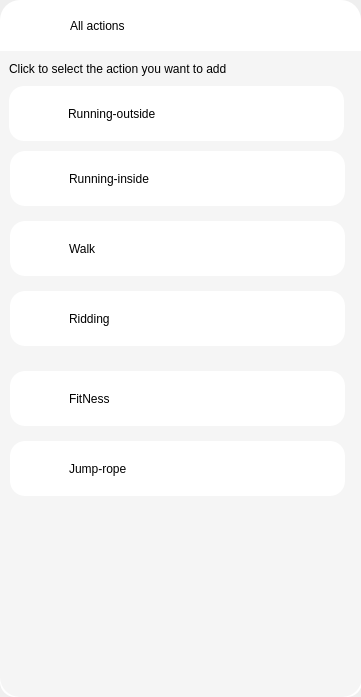
<?xml version="1.0" encoding="UTF-8"?>
<ui version="4.0">
 <class>Dialog_add_action</class>
 <widget class="QDialog" name="Dialog_add_action">
  <property name="geometry">
   <rect>
    <x>0</x>
    <y>0</y>
    <width>361</width>
    <height>697</height>
   </rect>
  </property>
  <property name="minimumSize">
   <size>
    <width>300</width>
    <height>666</height>
   </size>
  </property>
  <property name="windowTitle">
   <string>Dialog</string>
  </property>
  <layout class="QHBoxLayout" name="horizontalLayout">
   <property name="spacing">
    <number>0</number>
   </property>
   <property name="leftMargin">
    <number>0</number>
   </property>
   <property name="topMargin">
    <number>0</number>
   </property>
   <property name="rightMargin">
    <number>0</number>
   </property>
   <property name="bottomMargin">
    <number>0</number>
   </property>
   <item>
    <widget class="QFrame" name="frame">
     <property name="styleSheet">
      <string notr="true">#frame{
	background-color:white;
	border-top-right-radius:20px;
	border-top-left-radius:20px;
	border-bottom-right-radius:20px;
	border-bottom-left-radius:20px;
}


#button_back {
    font: 9pt &quot;微软雅黑&quot;;
    border-radius: 6px; /* 轻微圆角 */
    background-color: white; /* 纯白背景 */
    color: black; /* 黑色文字 */
    min-width: 60px;
    min-height: 45px;

}

#button_back:hover {
    background-color: #f0f0f0; /* 浅灰色悬浮效果 */
    margin-top: 2px; /* 轻微下移，增加按压感 */
}

#button_back:pressed {
    background-color: #e0e0e0; /* 按下时变深灰 */
    margin-top: 1px; /* 按下时轻微上移 */
}

QPushButton:disabled {
    background-color: #f8f8f8;
    color: gray;
    border-color: #ddd;
}


#label {
	font: 700 12pt &quot;微软雅黑&quot;;
}




</string>
     </property>
     <property name="frameShape">
      <enum>QFrame::Shape::StyledPanel</enum>
     </property>
     <property name="frameShadow">
      <enum>QFrame::Shadow::Raised</enum>
     </property>
     <property name="lineWidth">
      <number>0</number>
     </property>
     <layout class="QVBoxLayout" name="verticalLayout" stretch="1,12">
      <property name="spacing">
       <number>0</number>
      </property>
      <property name="leftMargin">
       <number>0</number>
      </property>
      <property name="topMargin">
       <number>0</number>
      </property>
      <property name="rightMargin">
       <number>0</number>
      </property>
      <property name="bottomMargin">
       <number>0</number>
      </property>
      <item>
       <layout class="QHBoxLayout" name="horizontalLayout_2" stretch="1,1,7">
        <property name="leftMargin">
         <number>10</number>
        </property>
        <property name="rightMargin">
         <number>0</number>
        </property>
        <item>
         <widget class="QPushButton" name="button_back">
          <property name="sizePolicy">
           <sizepolicy hsizetype="Fixed" vsizetype="Fixed">
            <horstretch>0</horstretch>
            <verstretch>0</verstretch>
           </sizepolicy>
          </property>
          <property name="minimumSize">
           <size>
            <width>60</width>
            <height>45</height>
           </size>
          </property>
          <property name="styleSheet">
           <string notr="true"/>
          </property>
          <property name="text">
           <string/>
          </property>
          <property name="icon">
           <iconset resource="../res.qrc">
            <normaloff>:/icons/icon/delete-1--remove-add-button-buttons-delete-cross-x.png</normaloff>:/icons/icon/delete-1--remove-add-button-buttons-delete-cross-x.png</iconset>
          </property>
          <property name="iconSize">
           <size>
            <width>16</width>
            <height>16</height>
           </size>
          </property>
         </widget>
        </item>
        <item>
         <widget class="QLabel" name="label">
          <property name="text">
           <string>All actions</string>
          </property>
         </widget>
        </item>
        <item>
         <spacer name="horizontalSpacer">
          <property name="orientation">
           <enum>Qt::Orientation::Horizontal</enum>
          </property>
          <property name="sizeHint" stdset="0">
           <size>
            <width>40</width>
            <height>20</height>
           </size>
          </property>
         </spacer>
        </item>
       </layout>
      </item>
      <item>
       <widget class="QFrame" name="frame_2">
        <property name="styleSheet">
         <string notr="true">#frame_2{
background-color:white;
	border-bottom-right-radius:20px;
	border-bottom-left-radius:20px;
}

QPushButton {
    font: 550 10pt &quot;微软雅黑&quot;; 
    border-radius: 6px; /* 轻微圆角 */
	background-color: none;
    color: black; /* 黑色文字 */
	border:none;
	text-align: left;
}


QScrollArea {
	border:none;
	background-color: none;
	border-top-right-radius:15px;
	border-top-left-radius:15px;
	border-bottom-right-radius:15px;
	border-bottom-left-radius:15px;
}

QScrollBar:vertical {
    background: none;
    width: 4px;
    margin: 0px;
    border: none;
}

QScrollBar::handle:vertical {
    background: rgba(100, 100, 100, 0.5);
    min-height: 20px;
    border-radius: 2px;
}

QScrollBar::handle:vertical:hover {
    background: rgba(100, 100, 100, 0.8);
}

QScrollBar::add-line:vertical,
QScrollBar::sub-line:vertical,
QScrollBar::add-page:vertical,
QScrollBar::sub-page:vertical {
    background: none;
    border: none;
}

QScrollBar:horizontal {
    background: transparent;
    height: 4px;
    margin: 0px;
    border: none;
}

QScrollBar::handle:horizontal {
    background: rgba(100, 100, 100, 0.5);
    min-width: 20px;
    border-radius: 2px;
}

QScrollBar::handle:horizontal:hover {
    background: rgba(100, 100, 100, 0.8);
}

QScrollBar::add-line:horizontal,
QScrollBar::sub-line:horizontal,
QScrollBar::add-page:horizontal,
QScrollBar::sub-page:horizontal {
    background: none;
    border: none;
}
</string>
        </property>
        <property name="frameShape">
         <enum>QFrame::Shape::StyledPanel</enum>
        </property>
        <property name="frameShadow">
         <enum>QFrame::Shadow::Raised</enum>
        </property>
        <property name="lineWidth">
         <number>0</number>
        </property>
        <layout class="QHBoxLayout" name="horizontalLayout_3">
         <property name="spacing">
          <number>0</number>
         </property>
         <property name="sizeConstraint">
          <enum>QLayout::SizeConstraint::SetDefaultConstraint</enum>
         </property>
         <property name="leftMargin">
          <number>0</number>
         </property>
         <property name="topMargin">
          <number>0</number>
         </property>
         <property name="rightMargin">
          <number>0</number>
         </property>
         <property name="bottomMargin">
          <number>0</number>
         </property>
         <item>
          <widget class="QScrollArea" name="scrollArea">
           <property name="sizePolicy">
            <sizepolicy hsizetype="Expanding" vsizetype="Ignored">
             <horstretch>0</horstretch>
             <verstretch>0</verstretch>
            </sizepolicy>
           </property>
           <property name="minimumSize">
            <size>
             <width>362</width>
             <height>646</height>
            </size>
           </property>
           <property name="styleSheet">
            <string notr="true">

QWidget{
		background-color: #f5f5f5;
	border-bottom-right-radius:20px;
	border-bottom-left-radius:20px;
}

QFrame{
	background-color:white;
	border-top-right-radius:15px;
	border-top-left-radius:15px;
	border-bottom-right-radius:15px;
	border-bottom-left-radius:15px;
}

QPushButton{
	background-color:white;
}</string>
           </property>
           <property name="lineWidth">
            <number>0</number>
           </property>
           <property name="horizontalScrollBarPolicy">
            <enum>Qt::ScrollBarPolicy::ScrollBarAlwaysOff</enum>
           </property>
           <property name="widgetResizable">
            <bool>true</bool>
           </property>
           <widget class="QWidget" name="scrollAreaWidgetContents">
            <property name="geometry">
             <rect>
              <x>0</x>
              <y>0</y>
              <width>362</width>
              <height>646</height>
             </rect>
            </property>
            <widget class="QLabel" name="label_2">
             <property name="geometry">
              <rect>
               <x>9</x>
               <y>10</y>
               <width>217</width>
               <height>16</height>
              </rect>
             </property>
             <property name="styleSheet">
              <string notr="true">QLabel {
    font: 8pt &quot;微软雅黑&quot;;
    border-radius: 9px; /* 圆角 */
    background-color: none; /* 背景颜色 */
    color: black; /* 文字颜色 */
}
</string>
             </property>
             <property name="text">
              <string>Click to select the action you want to add</string>
             </property>
            </widget>
            <widget class="QFrame" name="frame_running_outside">
             <property name="geometry">
              <rect>
               <x>9</x>
               <y>35</y>
               <width>335</width>
               <height>55</height>
              </rect>
             </property>
             <property name="sizePolicy">
              <sizepolicy hsizetype="Preferred" vsizetype="Minimum">
               <horstretch>0</horstretch>
               <verstretch>0</verstretch>
              </sizepolicy>
             </property>
             <property name="minimumSize">
              <size>
               <width>335</width>
               <height>55</height>
              </size>
             </property>
             <property name="frameShape">
              <enum>QFrame::Shape::StyledPanel</enum>
             </property>
             <property name="frameShadow">
              <enum>QFrame::Shadow::Raised</enum>
             </property>
             <layout class="QHBoxLayout" name="horizontalLayout_4" stretch="2,10,2">
              <property name="topMargin">
               <number>0</number>
              </property>
              <property name="bottomMargin">
               <number>0</number>
              </property>
              <item>
               <widget class="QLabel" name="label_running_outside_move">
                <property name="minimumSize">
                 <size>
                  <width>0</width>
                  <height>0</height>
                 </size>
                </property>
                <property name="text">
                 <string/>
                </property>
               </widget>
              </item>
              <item>
               <widget class="QPushButton" name="button_running_outside">
                <property name="sizePolicy">
                 <sizepolicy hsizetype="Minimum" vsizetype="Minimum">
                  <horstretch>0</horstretch>
                  <verstretch>0</verstretch>
                 </sizepolicy>
                </property>
                <property name="minimumSize">
                 <size>
                  <width>0</width>
                  <height>0</height>
                 </size>
                </property>
                <property name="layoutDirection">
                 <enum>Qt::LayoutDirection::LeftToRight</enum>
                </property>
                <property name="styleSheet">
                 <string notr="true"/>
                </property>
                <property name="text">
                 <string>Running-outside</string>
                </property>
                <property name="icon">
                 <iconset resource="../res.qrc">
                  <normaloff>:/icons/icon/benpao.png</normaloff>:/icons/icon/benpao.png</iconset>
                </property>
                <property name="iconSize">
                 <size>
                  <width>36</width>
                  <height>36</height>
                 </size>
                </property>
               </widget>
              </item>
              <item>
               <widget class="QLabel" name="label_running_outside_go">
                <property name="text">
                 <string/>
                </property>
               </widget>
              </item>
             </layout>
            </widget>
            <widget class="QFrame" name="frame_running_inside">
             <property name="geometry">
              <rect>
               <x>10</x>
               <y>100</y>
               <width>335</width>
               <height>55</height>
              </rect>
             </property>
             <property name="sizePolicy">
              <sizepolicy hsizetype="Preferred" vsizetype="Minimum">
               <horstretch>0</horstretch>
               <verstretch>0</verstretch>
              </sizepolicy>
             </property>
             <property name="minimumSize">
              <size>
               <width>335</width>
               <height>55</height>
              </size>
             </property>
             <property name="frameShape">
              <enum>QFrame::Shape::StyledPanel</enum>
             </property>
             <property name="frameShadow">
              <enum>QFrame::Shadow::Raised</enum>
             </property>
             <layout class="QHBoxLayout" name="horizontalLayout_5" stretch="2,10,2">
              <property name="topMargin">
               <number>0</number>
              </property>
              <property name="bottomMargin">
               <number>0</number>
              </property>
              <item>
               <widget class="QLabel" name="label_running_inside_move">
                <property name="minimumSize">
                 <size>
                  <width>0</width>
                  <height>0</height>
                 </size>
                </property>
                <property name="text">
                 <string/>
                </property>
               </widget>
              </item>
              <item>
               <widget class="QPushButton" name="button_running_inside">
                <property name="sizePolicy">
                 <sizepolicy hsizetype="Minimum" vsizetype="Minimum">
                  <horstretch>0</horstretch>
                  <verstretch>0</verstretch>
                 </sizepolicy>
                </property>
                <property name="minimumSize">
                 <size>
                  <width>0</width>
                  <height>0</height>
                 </size>
                </property>
                <property name="layoutDirection">
                 <enum>Qt::LayoutDirection::LeftToRight</enum>
                </property>
                <property name="styleSheet">
                 <string notr="true"/>
                </property>
                <property name="text">
                 <string>Running-inside</string>
                </property>
                <property name="icon">
                 <iconset resource="../res.qrc">
                  <normaloff>:/icons/icon/shineipaobu.png</normaloff>:/icons/icon/shineipaobu.png</iconset>
                </property>
                <property name="iconSize">
                 <size>
                  <width>36</width>
                  <height>36</height>
                 </size>
                </property>
               </widget>
              </item>
              <item>
               <widget class="QLabel" name="label_running_inside_go">
                <property name="text">
                 <string/>
                </property>
               </widget>
              </item>
             </layout>
            </widget>
            <widget class="QFrame" name="frame_walk">
             <property name="geometry">
              <rect>
               <x>10</x>
               <y>170</y>
               <width>335</width>
               <height>55</height>
              </rect>
             </property>
             <property name="sizePolicy">
              <sizepolicy hsizetype="Preferred" vsizetype="Minimum">
               <horstretch>0</horstretch>
               <verstretch>0</verstretch>
              </sizepolicy>
             </property>
             <property name="minimumSize">
              <size>
               <width>335</width>
               <height>55</height>
              </size>
             </property>
             <property name="frameShape">
              <enum>QFrame::Shape::StyledPanel</enum>
             </property>
             <property name="frameShadow">
              <enum>QFrame::Shadow::Raised</enum>
             </property>
             <layout class="QHBoxLayout" name="horizontalLayout_6" stretch="2,10,2">
              <property name="topMargin">
               <number>0</number>
              </property>
              <property name="bottomMargin">
               <number>0</number>
              </property>
              <item>
               <widget class="QLabel" name="label_walk_move">
                <property name="minimumSize">
                 <size>
                  <width>0</width>
                  <height>0</height>
                 </size>
                </property>
                <property name="text">
                 <string/>
                </property>
               </widget>
              </item>
              <item>
               <widget class="QPushButton" name="button_walk">
                <property name="sizePolicy">
                 <sizepolicy hsizetype="Minimum" vsizetype="Minimum">
                  <horstretch>0</horstretch>
                  <verstretch>0</verstretch>
                 </sizepolicy>
                </property>
                <property name="minimumSize">
                 <size>
                  <width>0</width>
                  <height>0</height>
                 </size>
                </property>
                <property name="layoutDirection">
                 <enum>Qt::LayoutDirection::LeftToRight</enum>
                </property>
                <property name="styleSheet">
                 <string notr="true"/>
                </property>
                <property name="text">
                 <string>Walk</string>
                </property>
                <property name="icon">
                 <iconset resource="../res.qrc">
                  <normaloff>:/icons/icon/walk.png</normaloff>:/icons/icon/walk.png</iconset>
                </property>
                <property name="iconSize">
                 <size>
                  <width>36</width>
                  <height>36</height>
                 </size>
                </property>
               </widget>
              </item>
              <item>
               <widget class="QLabel" name="label_walk_go">
                <property name="text">
                 <string/>
                </property>
               </widget>
              </item>
             </layout>
            </widget>
            <widget class="QFrame" name="frame_riding">
             <property name="geometry">
              <rect>
               <x>10</x>
               <y>240</y>
               <width>335</width>
               <height>55</height>
              </rect>
             </property>
             <property name="sizePolicy">
              <sizepolicy hsizetype="Preferred" vsizetype="Minimum">
               <horstretch>0</horstretch>
               <verstretch>0</verstretch>
              </sizepolicy>
             </property>
             <property name="minimumSize">
              <size>
               <width>335</width>
               <height>55</height>
              </size>
             </property>
             <property name="frameShape">
              <enum>QFrame::Shape::StyledPanel</enum>
             </property>
             <property name="frameShadow">
              <enum>QFrame::Shadow::Raised</enum>
             </property>
             <layout class="QHBoxLayout" name="horizontalLayout_7" stretch="2,10,2">
              <property name="topMargin">
               <number>0</number>
              </property>
              <property name="bottomMargin">
               <number>0</number>
              </property>
              <item>
               <widget class="QLabel" name="label_riding_move">
                <property name="minimumSize">
                 <size>
                  <width>0</width>
                  <height>0</height>
                 </size>
                </property>
                <property name="text">
                 <string/>
                </property>
               </widget>
              </item>
              <item>
               <widget class="QPushButton" name="button_riding">
                <property name="sizePolicy">
                 <sizepolicy hsizetype="Minimum" vsizetype="Minimum">
                  <horstretch>0</horstretch>
                  <verstretch>0</verstretch>
                 </sizepolicy>
                </property>
                <property name="minimumSize">
                 <size>
                  <width>0</width>
                  <height>0</height>
                 </size>
                </property>
                <property name="layoutDirection">
                 <enum>Qt::LayoutDirection::LeftToRight</enum>
                </property>
                <property name="styleSheet">
                 <string notr="true"/>
                </property>
                <property name="text">
                 <string>Ridding</string>
                </property>
                <property name="icon">
                 <iconset resource="../res.qrc">
                  <normaloff>:/icons/icon/骑行.png</normaloff>:/icons/icon/骑行.png</iconset>
                </property>
                <property name="iconSize">
                 <size>
                  <width>36</width>
                  <height>36</height>
                 </size>
                </property>
               </widget>
              </item>
              <item>
               <widget class="QLabel" name="label_riding_go">
                <property name="text">
                 <string/>
                </property>
               </widget>
              </item>
             </layout>
            </widget>
            <widget class="QFrame" name="frame_fitness">
             <property name="geometry">
              <rect>
               <x>10</x>
               <y>320</y>
               <width>335</width>
               <height>55</height>
              </rect>
             </property>
             <property name="sizePolicy">
              <sizepolicy hsizetype="Preferred" vsizetype="Minimum">
               <horstretch>0</horstretch>
               <verstretch>0</verstretch>
              </sizepolicy>
             </property>
             <property name="minimumSize">
              <size>
               <width>335</width>
               <height>55</height>
              </size>
             </property>
             <property name="frameShape">
              <enum>QFrame::Shape::StyledPanel</enum>
             </property>
             <property name="frameShadow">
              <enum>QFrame::Shadow::Raised</enum>
             </property>
             <layout class="QHBoxLayout" name="horizontalLayout_8" stretch="2,10,2">
              <property name="topMargin">
               <number>0</number>
              </property>
              <property name="bottomMargin">
               <number>0</number>
              </property>
              <item>
               <widget class="QLabel" name="label_fitness_move">
                <property name="minimumSize">
                 <size>
                  <width>0</width>
                  <height>0</height>
                 </size>
                </property>
                <property name="text">
                 <string/>
                </property>
               </widget>
              </item>
              <item>
               <widget class="QPushButton" name="button_fitness">
                <property name="sizePolicy">
                 <sizepolicy hsizetype="Minimum" vsizetype="Minimum">
                  <horstretch>0</horstretch>
                  <verstretch>0</verstretch>
                 </sizepolicy>
                </property>
                <property name="minimumSize">
                 <size>
                  <width>0</width>
                  <height>0</height>
                 </size>
                </property>
                <property name="layoutDirection">
                 <enum>Qt::LayoutDirection::LeftToRight</enum>
                </property>
                <property name="styleSheet">
                 <string notr="true"/>
                </property>
                <property name="text">
                 <string>FitNess</string>
                </property>
                <property name="icon">
                 <iconset resource="../res.qrc">
                  <normaloff>:/icons/icon/ticao.png</normaloff>:/icons/icon/ticao.png</iconset>
                </property>
                <property name="iconSize">
                 <size>
                  <width>36</width>
                  <height>36</height>
                 </size>
                </property>
               </widget>
              </item>
              <item>
               <widget class="QLabel" name="label_fitness_go">
                <property name="text">
                 <string/>
                </property>
               </widget>
              </item>
             </layout>
            </widget>
            <widget class="QFrame" name="frame_jump_rope">
             <property name="geometry">
              <rect>
               <x>10</x>
               <y>390</y>
               <width>335</width>
               <height>55</height>
              </rect>
             </property>
             <property name="sizePolicy">
              <sizepolicy hsizetype="Preferred" vsizetype="Minimum">
               <horstretch>0</horstretch>
               <verstretch>0</verstretch>
              </sizepolicy>
             </property>
             <property name="minimumSize">
              <size>
               <width>335</width>
               <height>55</height>
              </size>
             </property>
             <property name="frameShape">
              <enum>QFrame::Shape::StyledPanel</enum>
             </property>
             <property name="frameShadow">
              <enum>QFrame::Shadow::Raised</enum>
             </property>
             <layout class="QHBoxLayout" name="horizontalLayout_9" stretch="2,10,2">
              <property name="topMargin">
               <number>0</number>
              </property>
              <property name="bottomMargin">
               <number>0</number>
              </property>
              <item>
               <widget class="QLabel" name="label_jump_rope_move">
                <property name="minimumSize">
                 <size>
                  <width>0</width>
                  <height>0</height>
                 </size>
                </property>
                <property name="text">
                 <string/>
                </property>
               </widget>
              </item>
              <item>
               <widget class="QPushButton" name="button_jump_rope">
                <property name="sizePolicy">
                 <sizepolicy hsizetype="Minimum" vsizetype="Minimum">
                  <horstretch>0</horstretch>
                  <verstretch>0</verstretch>
                 </sizepolicy>
                </property>
                <property name="minimumSize">
                 <size>
                  <width>0</width>
                  <height>0</height>
                 </size>
                </property>
                <property name="layoutDirection">
                 <enum>Qt::LayoutDirection::LeftToRight</enum>
                </property>
                <property name="styleSheet">
                 <string notr="true"/>
                </property>
                <property name="text">
                 <string>Jump-rope</string>
                </property>
                <property name="icon">
                 <iconset resource="../res.qrc">
                  <normaloff>:/icons/icon/tiaosheng.png</normaloff>:/icons/icon/tiaosheng.png</iconset>
                </property>
                <property name="iconSize">
                 <size>
                  <width>36</width>
                  <height>36</height>
                 </size>
                </property>
               </widget>
              </item>
              <item>
               <widget class="QLabel" name="label_jump_rope_go">
                <property name="text">
                 <string/>
                </property>
               </widget>
              </item>
             </layout>
            </widget>
           </widget>
          </widget>
         </item>
        </layout>
       </widget>
      </item>
     </layout>
    </widget>
   </item>
  </layout>
 </widget>
 <resources>
  <include location="../res.qrc"/>
 </resources>
 <connections>
  <connection>
   <sender>button_back</sender>
   <signal>clicked()</signal>
   <receiver>Dialog_add_action</receiver>
   <slot>close()</slot>
   <hints>
    <hint type="sourcelabel">
     <x>28</x>
     <y>31</y>
    </hint>
    <hint type="destinationlabel">
     <x>90</x>
     <y>7</y>
    </hint>
   </hints>
  </connection>
 </connections>
</ui>
